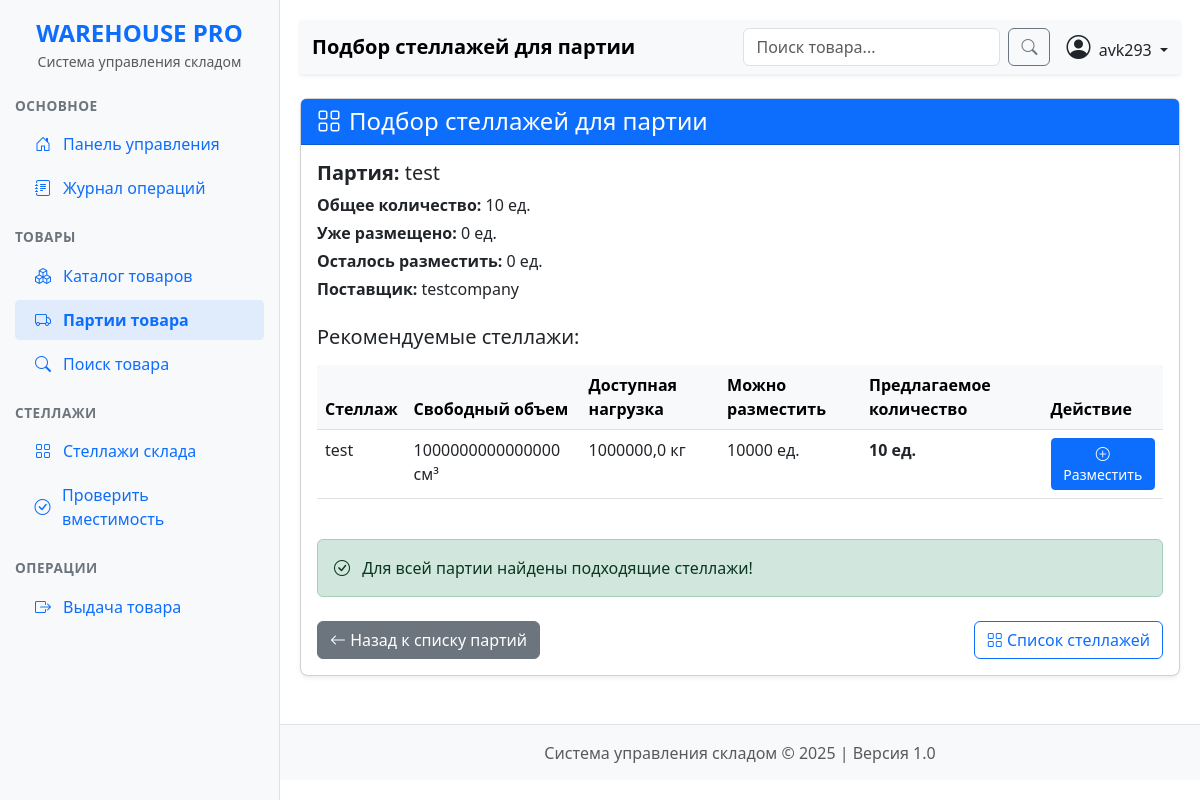
Screenshot of /warehouse/batches/3/suggest-racks/ (signed in) with the database file from the repository.
### warehouse/models.py (models this page shows, shortened)
class Batch(models.Model):
    product = models.ForeignKey(
        Product, on_delete=models.CASCADE, verbose_name='Товар')
    quantity = models.PositiveIntegerField(verbose_name='Количество')
    arrival_date = models.DateTimeField(
        default=timezone.now, verbose_name='Дата привоза')
    supplier = models.CharField(max_length=200, verbose_name='Поставщик')
    notes = models.TextField(blank=True, null=True)
    class Meta:
        verbose_name = 'Партия'
        verbose_name_plural = 'Партиии'
    def get_initial_remaining(self):
        total_placed = self.placement_set.aggregate(
            total=Sum('quantity'))['total'] or 0
        return max(0, self.quantity - total_placed)
    def is_fully_placed(self):
        return self.get_initial_remaining() <= 0

class Product(models.Model):
    name = models.CharField(max_length=200, verbose_name='Название')
    category = models.ForeignKey(
        Category, on_delete=models.CASCADE, verbose_name='Категория')
    sku = models.CharField(max_length=50, unique=True, verbose_name='Артикул')
    length = models.FloatField(help_text="Длина в см", verbose_name='Длина')
    width = models.FloatField(help_text="Ширина в см", verbose_name='Ширина')
    height = models.FloatField(help_text="Высота в см", verbose_name='Высота')
    weight = models.FloatField(help_text="Вес в кг", verbose_name='Вес')
    image = models.ImageField(
        upload_to='products/', blank=True, null=True, verbose_name='Изображение товара')
    class Meta:
        verbose_name = 'Товар'
        verbose_name_plural = 'Товары'
    def get_volume(self):
        return self.length * self.width * self.height

class Rack(models.Model):
    name = models.CharField(max_length=50, unique=True,
                            verbose_name='Название')
    max_load = models.FloatField(
        help_text="Максимальная нагрузка в кг", verbose_name='Максимальный вес')
    length = models.FloatField(help_text="Длина в см", verbose_name='Длина')
    width = models.FloatField(help_text="Ширина в см", verbose_name='Ширина')
    height = models.FloatField(help_text="Высота в см", verbose_name='Высота')
    is_active = models.BooleanField(default=True, verbose_name='Активен')
    class Meta:
        verbose_name = 'Стелаж'
        verbose_name_plural = 'Стелажы'
    @property
    def volume(self):
        return self.length * self.width * self.height
    def can_fit_product(self, product, quantity=1):
        if (product.length <= self.length and
            product.width <= self.width and
                product.height <= self.height):
            if product.weight * quantity <= self.max_load:
                return True
        return False
    def available_volume(self):
        occupied_volume = sum(
            placement.quantity * placement.product.get_volume()
            for placement in self.placements.filter(is_active=True)
        )
        return self.volume - occupied_volume
    def available_weight(self):
        occupied_weight = sum(
            placement.quantity * placement.product.weight
            for placement in self.placements.filter(is_active=True)
        )
        return self.max_load - occupied_weight

class Placement(models.Model):
    rack = models.ForeignKey(
        Rack, on_delete=models.CASCADE, related_name='placements', verbose_name='Стелаж')
    product = models.ForeignKey(
        Product, on_delete=models.CASCADE, verbose_name='Товар')
    batch = models.ForeignKey(
        Batch, on_delete=models.CASCADE, null=True, blank=True, verbose_name='Партия')
    quantity = models.PositiveIntegerField(verbose_name='Количество')
    date_placed = models.DateTimeField(
        default=timezone.now, verbose_name='Дата размещения')
    is_active = models.BooleanField(default=True, verbose_name='Активен')
    class Meta:
        verbose_name = 'Размещение'
        verbose_name_plural = 'Размещения'

### warehouse/views.py (the view)
# urls.py: path('batches/<int:batch_id>/suggest-racks/', views.SuggestRacksView.as_view(), name='suggest_racks'),
class SuggestRacksView(LoginRequiredMixin, View):
    def get(self, request, batch_id):
        batch = get_object_or_404(Batch, id=batch_id)
        product = batch.product
        if batch.is_fully_placed():
            messages.info(request, 'Вся партия уже была размещена на складе')
            return redirect('warehouse:batch_list')
        remaining_quantity = batch.get_initial_remaining()
        placed_quantity = batch.quantity - remaining_quantity
        racks = Rack.objects.filter(is_active=True)
        suggested_racks = []
        sorted_racks = sorted(
            racks, key=lambda x: x.available_volume(), reverse=True)
        remaining = remaining_quantity
        for rack in sorted_racks:
            if remaining <= 0:
                break
            if not rack.can_fit_product(product):
                continue
            max_by_volume = int(rack.available_volume() //
                                product.get_volume())
            max_by_weight = int(rack.available_weight() // product.weight)
            max_quantity = min(max_by_volume, max_by_weight)
            if max_quantity > 0:
                quantity_to_place = min(max_quantity, remaining)
                suggested_racks.append({
                    'rack': rack,
                    'max_quantity': max_quantity,
                    'suggested_quantity': quantity_to_place
                })
                remaining -= quantity_to_place
        context = {
            'batch': batch,
            'suggested_racks': suggested_racks,
            'remaining_quantity': remaining,
            'already_placed': placed_quantity,
        }
        return render(request, 'warehouse/suggest_racks.html', context)

### warehouse/templates/warehouse/suggest_racks.html
{% extends 'warehouse/base.html' %}
{% block page_title %}Подбор стеллажей для партии{% endblock %}
{% block content %}
<div class="card mb-4">
    <div class="card-header bg-primary text-white">
        <h4 class="mb-0">
            <i class="bi bi-grid me-2"></i>Подбор стеллажей для партии
        </h4>
    </div>
    <div class="card-body">
        <div class="row mb-4">
            <div class="col-md-6">
                <h5><strong>Партия:</strong> {{ batch.product.name }}</h5>
                <p class="mb-1"><strong>Общее количество:</strong> {{ batch.quantity }} ед.</p>
                <p class="mb-1"><strong>Уже размещено:</strong> {{ already_placed }} ед.</p>
                <p class="mb-1"><strong>Осталось разместить:</strong> {{ remaining_quantity }} ед.</p>
                <p class="mb-0"><strong>Поставщик:</strong> {{ batch.supplier }}</p>
            </div>
        </div>
        {% if suggested_racks %}
        <h5 class="mb-3">Рекомендуемые стеллажи:</h5>
        <div class="table-responsive">
            <table class="table table-hover">
                <thead class="table-light">
                    <tr>
                        <th>Стеллаж</th>
                        <th>Свободный объем</th>
                        <th>Доступная нагрузка</th>
                        <th>Можно разместить</th>
                        <th>Предлагаемое количество</th>
                        <th>Действие</th>
                    </tr>
                </thead>
                <tbody>
                    {% for item in suggested_racks %}
                    <tr>
                        <td>{{ item.rack.name }}</td>
                        <td>{{ item.rack.available_volume|floatformat:0 }} см³</td>
                        <td>{{ item.rack.available_weight|floatformat:1 }} кг</td>
                        <td>{{ item.max_quantity }} ед.</td>
                        <td><strong>{{ item.suggested_quantity }} ед.</strong></td>
                        <td>
                            <a href="{% url 'warehouse:place_batch' batch_id=batch.id %}?rack_id={{ item.rack.id }}&quantity={{ item.suggested_quantity }}"
                                class="btn btn-sm btn-primary">
                                <i class="bi bi-plus-circle"></i> Разместить
                            </a>
                        </td>
                    </tr>
                    {% endfor %}
                </tbody>
            </table>
        </div>
        {% if remaining_quantity > 0 %}
        <div class="alert alert-warning mt-4">
            <i class="bi bi-exclamation-triangle me-2"></i>
            На складе недостаточно места для размещения всей партии. Осталось разместить: {{ remaining_quantity }} ед.
        </div>
        {% else %}
        <div class="alert alert-success mt-4">
            <i class="bi bi-check-circle me-2"></i>
            Для всей партии найдены подходящие стеллажи!
        </div>
        {% endif %}
        {% else %}
        <div class="alert alert-danger">
            <i class="bi bi-x-circle me-2"></i>
            Не найдено подходящих стеллажей для размещения оставшейся части партии.
            Попробуйте добавить новые стеллажи или освободить место на существующих.
        </div>
        {% endif %}
        <div class="d-flex justify-content-between mt-4">
            <a href="{% url 'warehouse:batch_list' %}" class="btn btn-secondary">
                <i class="bi bi-arrow-left"></i> Назад к списку партий
            </a>
            <a href="{% url 'warehouse:rack_list' %}" class="btn btn-outline-primary">
                <i class="bi bi-grid"></i> Список стеллажей
            </a>
        </div>
    </div>
</div>
{% endblock %}

### warehouse/templates/warehouse/base.html (shortened to what this page needs)
<!DOCTYPE html>
<html lang="ru">
<head>
    <link href="https://cdn.jsdelivr.net/npm/bootstrap@5.3.0/dist/css/bootstrap.min.css" rel="stylesheet">
    <link rel="stylesheet" href="https://cdn.jsdelivr.net/npm/bootstrap-icons@1.10.0/font/bootstrap-icons.css">
</head>
<body>
    <div class="sidebar">
        <div class="text-center mb-4">
            <div class="logo">WAREHOUSE PRO</div>
            <div class="text-muted small">Система управления складом</div>
        </div>
        <div class="sidebar-section">
            <div class="sidebar-section-title">ОСНОВНОЕ</div>
            <ul class="nav flex-column">
                <li class="nav-item mb-1">
                    <a class="nav-link d-flex align-items-center {% if request.path == '/warehouse/' or request.path == '/' %}active{% endif %}"
                        href="{% url 'warehouse:dashboard' %}">
                        <div class="nav-icon"><i class="bi bi-house-door"></i></div>
                        <span>Панель управления</span>
                    </a>
                </li>
                <li class="nav-item mb-1">
                    <a class="nav-link d-flex align-items-center {% if '/journal/' in request.path %}active{% endif %}"
                        href="{% url 'warehouse:journal' %}">
                        <div class="nav-icon"><i class="bi bi-journal-text"></i></div>
                        <span>Журнал операций</span>
                    </a>
                </li>
            </ul>
        </div>
        <div class="sidebar-section">
            <div class="sidebar-section-title">ТОВАРЫ</div>
            <ul class="nav flex-column">
                <li class="nav-item mb-1">
                    <a class="nav-link d-flex align-items-center {% if '/products/' in request.path %}active{% endif %}"
                        href="{% url 'warehouse:product_list' %}">
                        <div class="nav-icon"><i class="bi bi-boxes"></i></div>
                        <span>Каталог товаров</span>
                    </a>
                </li>
                <li class="nav-item mb-1">
                    <a class="nav-link d-flex align-items-center {% if '/batches/' in request.path %}active{% endif %}"
                        href="{% url 'warehouse:batch_list' %}">
                        <div class="nav-icon"><i class="bi bi-truck"></i></div>
                        <span>Партии товара</span>
                    </a>
                </li>
                <li class="nav-item mb-1">
                    <a class="nav-link d-flex align-items-center {% if '/search/' in request.path %}active{% endif %}"
                        href="{% url 'warehouse:search_product' %}">
                        <div class="nav-icon"><i class="bi bi-search"></i></div>
                        <span>Поиск товара</span>
                    </a>
                </li>
            </ul>
        </div>
        <div class="sidebar-section">
            <div class="sidebar-section-title">СТЕЛЛАЖИ</div>
            <ul class="nav flex-column">
                <li class="nav-item mb-1">
                    <a class="nav-link d-flex align-items-center {% if '/racks/' in request.path %}active{% endif %}"
                        href="{% url 'warehouse:rack_list' %}">
                        <div class="nav-icon"><i class="bi bi-grid"></i></div>
                        <span>Стеллажи склада</span>
                    </a>
                </li>
                <li class="nav-item mb-1">
                    <a class="nav-link d-flex align-items-center {% if '/check-capacity/' in request.path %}active{% endif %}"
                        href="{% url 'warehouse:check_capacity' %}">
                        <div class="nav-icon"><i class="bi bi-check-circle"></i></div>
                        <span>Проверить вместимость</span>
                    </a>
                </li>
            </ul>
        </div>
        <div class="sidebar-section">
            <div class="sidebar-section-title">ОПЕРАЦИИ</div>
            <ul class="nav flex-column">
                <li class="nav-item mb-1">
                    <a class="nav-link d-flex align-items-center {% if '/issue/' in request.path %}active{% endif %}"
                        href="{% url 'warehouse:issue_product' %}">
                        <div class="nav-icon"><i class="bi bi-box-arrow-right"></i></div>
                        <span>Выдача товара</span>
                    </a>
                </li>
            </ul>
        </div>
    </div>
    <div class="main-content">
        <nav class="navbar navbar-expand-lg navbar-light bg-light mb-4 shadow-sm">
            <div class="container-fluid">
                <h1 class="navbar-brand mb-0">{% block page_title %}Панель управления{% endblock %}</h1>
                <div class="d-flex align-items-center">
                    <form class="d-flex me-3" method="get" action="{% url 'warehouse:search_product' %}">
                        <input class="form-control me-2" type="search" name="q" placeholder="Поиск товара..."
                            aria-label="Search">
                        <button class="btn btn-outline-secondary" type="submit"><i class="bi bi-search"></i></button>
                    </form>
                    <div class="dropdown">
                        <a href="#" class="d-block link-dark text-decoration-none dropdown-toggle" id="userMenu"
                            data-bs-toggle="dropdown" aria-expanded="false">
                            <i class="bi bi-person-circle fs-4"></i>
                            <span class="ms-1 d-none d-md-inline">
                                {% if request.user.is_authenticated %}
                                    {{ request.user.get_full_name|default:request.user.username }}
                                {% else %}
                                    Гость
                                {% endif %}
                            </span>
                        </a>
                    </div>
                </div>
            </div>
        </nav>
        {% block content %}
        {% endblock %}
        <footer class="footer mt-5 pt-3">
            <div class="container text-center text-muted">
                <p class="mb-0">Система управления складом &copy; {% now 'Y' %} | Версия 1.0</p>
            </div>
        </footer>
    </div>
</body>
</html>

### rows the page displays
Batch: product.name "test", quantity "10", supplier "testcompany"
Rack: rack.name "test", rack.available_volume "1000000000000000", rack.available_weight "1000000,0", max_quantity "10000", suggested_quantity "10"

### other values shown
{{ request.user.get_full_name|default:request.user.username }} "avk293"
{{ already_placed }} "0"
{{ remaining_quantity }} "0"
